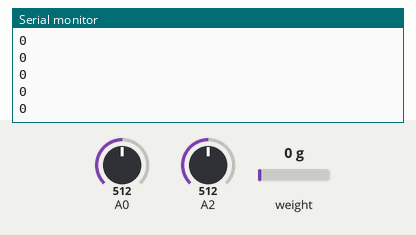
Recording of a sketch running on a simulated Arduino Leonardo, built with avr-gcc and run on an emulated ATmega32U4. Shown: the last lines printed to the serial monitor. Inputs (shaded band) come from the test bench; at power-on: weight on the scale 0 g, A0 = 512, A2 = 512. USB keyboard and mouse output is not drawn.

Above: at 1.2 s.
1.3 s: weight on the scale set to 100 g
At 1.56 s:
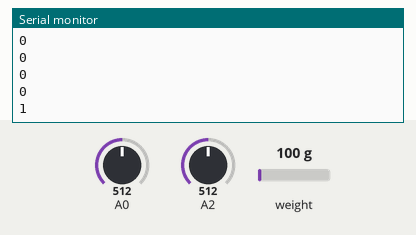
2.8 s: weight on the scale set to 1250 g
At 2.97 s:
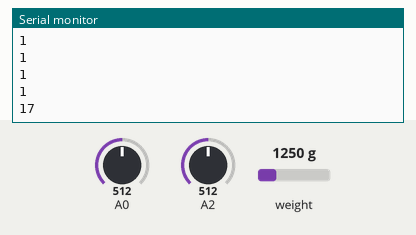
Timing chart, 0 to 5.8 s (numbered marks = the images above; inputs shaded):
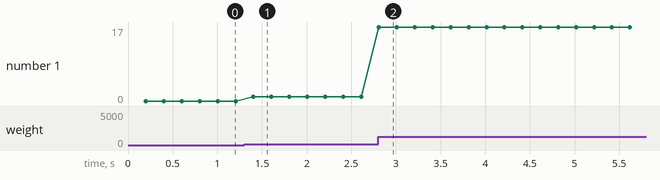

The sketch:

diy_pedals.ino
```cpp
#include "Joystick.h"
#include <Q2HX711.h>

Q2HX711 hx711(A5, A4);
Joystick_ Joystick(
    JOYSTICK_DEFAULT_REPORT_ID,
    JOYSTICK_TYPE_JOYSTICK,
    0,                              // Amount of buttons
    0,                              // Amount of hat switches
    false,                          // x-axis
    false,                          // y-axis
    true,                           // z-axis
    false,                          // x-axis rotation
    false,                          // y-axis rotation
    false,                          // z-axis rotation
    false,                          // rudder
    true,                           // throttle
    false,                          // accelerator
    true,                           // brake
    false                           // steering
    );

void setup() {
    Joystick.begin();
    Serial.begin(9600);
}

void loop() {
    Joystick.setZAxis(analogRead(A2));
    Joystick.setThrottle(analogRead(A0));
    Joystick.setBrake(hx711.read()/30000);
    Serial.println(hx711.read()/30000);
}
```

Measured:
- after the input at 1.3 s, the serial monitor: prints a new line after 0.10 s (image 1)
- after the input at 2.8 s, the serial monitor: prints a new line at once (image 2)
- plotted number 1: 0 → 1 after the input at 1.3 s, 1 → 17 after the input at 2.8 s
